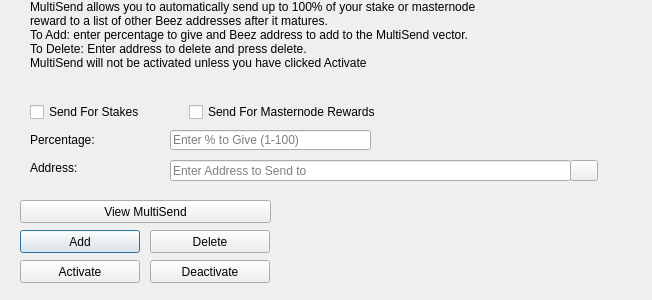
<?xml version="1.0" encoding="UTF-8"?>
<ui version="4.0">
 <class>MultiSendDialog</class>
 <widget class="QDialog" name="MultiSendDialog">
  <property name="windowModality">
   <enum>Qt::NonModal</enum>
  </property>
  <property name="geometry">
   <rect>
    <x>0</x>
    <y>0</y>
    <width>652</width>
    <height>300</height>
   </rect>
  </property>
  <property name="windowTitle">
   <string>MultiSend</string>
  </property>
  <widget class="QLineEdit" name="multiSendPercentEdit">
   <property name="geometry">
    <rect>
     <x>170</x>
     <y>130</y>
     <width>201</width>
     <height>20</height>
    </rect>
   </property>
   <property name="toolTip">
    <string>Enter whole numbers 1 - 100</string>
   </property>
   <property name="placeholderText">
    <string>Enter % to Give (1-100)</string>
   </property>
  </widget>
  <widget class="QLineEdit" name="multiSendAddressEdit">
   <property name="geometry">
    <rect>
     <x>170</x>
     <y>160</y>
     <width>401</width>
     <height>21</height>
    </rect>
   </property>
   <property name="toolTip">
    <string/>
   </property>
   <property name="placeholderText">
    <string>Enter Address to Send to</string>
   </property>
  </widget>
  <widget class="QLabel" name="label_2">
   <property name="geometry">
    <rect>
     <x>30</x>
     <y>0</y>
     <width>451</width>
     <height>121</height>
    </rect>
   </property>
   <property name="lineWidth">
    <number>1</number>
   </property>
   <property name="text">
    <string>MultiSend allows you to automatically send up to 100% of your stake or masternode reward to a list of other Beez addresses after it matures.
To Add: enter percentage to give and Beez address to add to the MultiSend vector.
To Delete: Enter address to delete and press delete.
MultiSend will not be activated unless you have clicked Activate</string>
   </property>
   <property name="alignment">
    <set>Qt::AlignLeading|Qt::AlignLeft|Qt::AlignTop</set>
   </property>
   <property name="wordWrap">
    <bool>true</bool>
   </property>
  </widget>
  <widget class="QLabel" name="message">
   <property name="geometry">
    <rect>
     <x>290</x>
     <y>200</y>
     <width>351</width>
     <height>91</height>
    </rect>
   </property>
   <property name="text">
    <string/>
   </property>
  </widget>
  <widget class="QPushButton" name="addButton">
   <property name="geometry">
    <rect>
     <x>20</x>
     <y>230</y>
     <width>120</width>
     <height>23</height>
    </rect>
   </property>
   <property name="toolTip">
    <string/>
   </property>
   <property name="statusTip">
    <string>Add to MultiSend Vector</string>
   </property>
   <property name="text">
    <string>Add</string>
   </property>
  </widget>
  <widget class="QPushButton" name="disableButton">
   <property name="geometry">
    <rect>
     <x>150</x>
     <y>260</y>
     <width>120</width>
     <height>23</height>
    </rect>
   </property>
   <property name="statusTip">
    <string>Deactivate MultiSend</string>
   </property>
   <property name="text">
    <string>Deactivate</string>
   </property>
  </widget>
  <widget class="QPushButton" name="addressBookButton">
   <property name="geometry">
    <rect>
     <x>570</x>
     <y>160</y>
     <width>28</width>
     <height>21</height>
    </rect>
   </property>
   <property name="toolTip">
    <string>Choose an address from the address book</string>
   </property>
   <property name="text">
    <string/>
   </property>
   <property name="icon">
    <iconset resource="../beez.qrc">
     <normaloff>:/icons/address-book</normaloff>:/icons/address-book</iconset>
   </property>
   <property name="shortcut">
    <string>Alt+A</string>
   </property>
   <property name="autoDefault">
    <bool>false</bool>
   </property>
  </widget>
  <widget class="QLabel" name="label">
   <property name="geometry">
    <rect>
     <x>30</x>
     <y>130</y>
     <width>121</width>
     <height>20</height>
    </rect>
   </property>
   <property name="toolTip">
    <string>Percentage of stake to send</string>
   </property>
   <property name="text">
    <string>Percentage:</string>
   </property>
  </widget>
  <widget class="QLabel" name="label_5">
   <property name="geometry">
    <rect>
     <x>30</x>
     <y>160</y>
     <width>111</width>
     <height>16</height>
    </rect>
   </property>
   <property name="toolTip">
    <string>Address to send portion of stake to</string>
   </property>
   <property name="text">
    <string>Address:</string>
   </property>
  </widget>
  <widget class="QPushButton" name="deleteButton">
   <property name="geometry">
    <rect>
     <x>150</x>
     <y>230</y>
     <width>120</width>
     <height>23</height>
    </rect>
   </property>
   <property name="toolTip">
    <string/>
   </property>
   <property name="statusTip">
    <string>Delete Address From MultiSend Vector</string>
   </property>
   <property name="text">
    <string>Delete</string>
   </property>
  </widget>
  <widget class="QPushButton" name="activateButton">
   <property name="geometry">
    <rect>
     <x>20</x>
     <y>260</y>
     <width>120</width>
     <height>23</height>
    </rect>
   </property>
   <property name="statusTip">
    <string>Activate MultiSend</string>
   </property>
   <property name="text">
    <string>Activate</string>
   </property>
  </widget>
  <widget class="QPushButton" name="viewButton">
   <property name="geometry">
    <rect>
     <x>20</x>
     <y>200</y>
     <width>251</width>
     <height>23</height>
    </rect>
   </property>
   <property name="toolTip">
    <string/>
   </property>
   <property name="statusTip">
    <string>View MultiSend Vector</string>
   </property>
   <property name="text">
    <string>View MultiSend</string>
   </property>
  </widget>
  <widget class="QWidget" name="horizontalLayoutWidget">
   <property name="geometry">
    <rect>
     <x>30</x>
     <y>100</y>
     <width>351</width>
     <height>24</height>
    </rect>
   </property>
   <layout class="QHBoxLayout" name="horizontalLayout">
    <item>
     <widget class="QCheckBox" name="multiSendStakeCheckBox">
      <property name="text">
       <string>Send For Stakes</string>
      </property>
     </widget>
    </item>
    <item>
     <widget class="QCheckBox" name="multiSendMasternodeCheckBox">
      <property name="text">
       <string>Send For Masternode Rewards</string>
      </property>
     </widget>
    </item>
   </layout>
  </widget>
 </widget>
 <resources>
  <include location="../beez.qrc"/>
 </resources>
 <connections/>
</ui>
